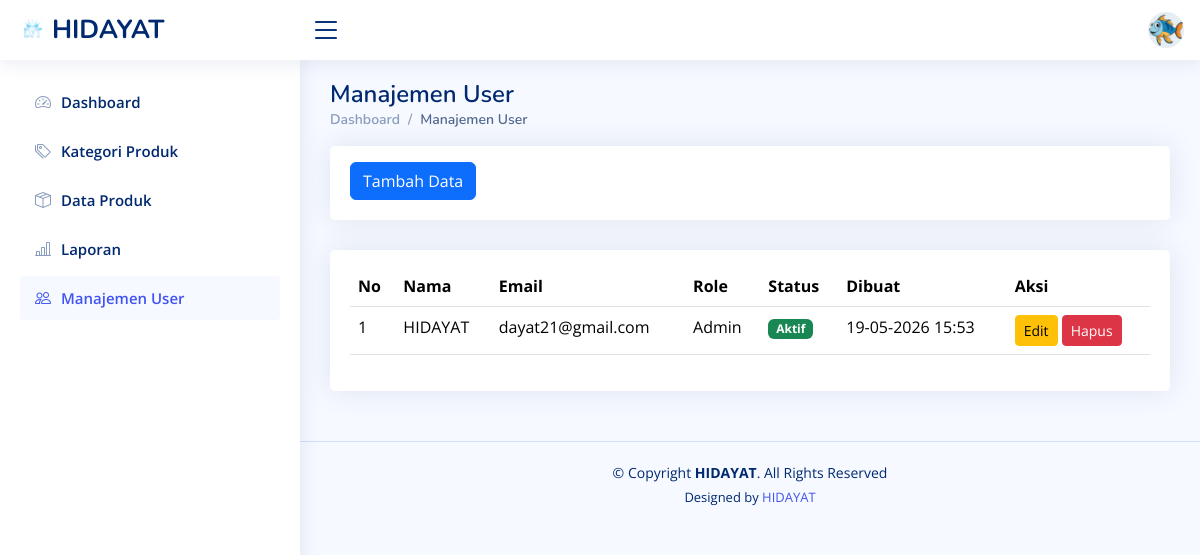
Page /user.php (signed in) on the committed database.
### tables this page shows
CREATE TABLE `users` (
  `id` int(11) NOT NULL,
  `name` varchar(100) DEFAULT NULL,
  `email` varchar(100) DEFAULT NULL,
  `password` varchar(255) DEFAULT NULL,
  `role` enum('admin','staff') NOT NULL DEFAULT 'staff',
  `is_active` tinyint(1) NOT NULL DEFAULT 1,
  `created_at` timestamp NOT NULL DEFAULT current_timestamp()
);

### user.php (the view, shortened to what this page needs)
<!DOCTYPE html>
<html lang="en">
<head>
  <link href="assets/vendor/bootstrap/css/bootstrap.min.css" rel="stylesheet">
  <link href="assets/vendor/bootstrap-icons/bootstrap-icons.css" rel="stylesheet">
  <link href="assets/vendor/boxicons/css/boxicons.min.css" rel="stylesheet">
  <link href="assets/vendor/quill/quill.snow.css" rel="stylesheet">
  <link href="assets/vendor/quill/quill.bubble.css" rel="stylesheet">
  <link href="assets/vendor/remixicon/remixicon.css" rel="stylesheet">
  <link href="assets/vendor/simple-datatables/style.css" rel="stylesheet">
  <link href="assets/css/style.css" rel="stylesheet">
</head>
<body>
  <header id="header" class="header fixed-top d-flex align-items-center">
    <div class="d-flex align-items-center justify-content-between">
      <a href="index.php" class="logo d-flex align-items-center">
        <img src="assets/img/logo.png" alt="">
        <span class="d-none d-lg-block">HIDAYAT</span>
      </a>
      <i class="bi bi-list toggle-sidebar-btn"></i>
    </div>
    <nav class="header-nav ms-auto">
      <ul class="d-flex align-items-center">
        <li class="nav-item dropdown pe-3">
          <a class="nav-link nav-profile d-flex align-items-center pe-0"
            href="#"
            data-bs-toggle="dropdown">
            <img
              src="assets/img/ikan.png"
              alt="Profile"
              class="rounded-circle" />
          </a>
        </li>
      </ul>
    </nav>
  </header>
  <aside id="sidebar" class="sidebar">
    <ul class="sidebar-nav" id="sidebar-nav">
      <li class="nav-item">
        <a class="nav-link collapsed" href="index.php">
          <i class="bi bi-speedometer2"></i>
          <span>Dashboard</span>
        </a>
      </li>
      <li class="nav-item">
        <a class="nav-link collapsed" href="kategori_produk.php">
          <i class="bi bi-tags"></i>
          <span>Kategori Produk</span>
        </a>
      </li>
      <li class="nav-item">
        <a class="nav-link collapsed" href="data_produk.php">
          <i class="bi bi-box-seam"></i>
          <span>Data Produk</span>
        </a>
      </li>
      <li class="nav-item">
        <a class="nav-link collapsed" href="laporan.php">
          <i class="bi bi-bar-chart-line"></i>
          <span>Laporan</span>
        </a>
      </li>
      <li class="nav-item">
        <a class="nav-link " href="user.php">
          <i class="bi bi-people"></i>
          <span>Manajemen User</span>
        </a>
      </li>
    </ul>
  </aside>
  <main id="main" class="main">
    <div class="pagetitle">
      <h1>Manajemen User</h1>
      <nav>
        <ol class="breadcrumb">
          <li class="breadcrumb-item"><a href="index.php">Dashboard</a></li>
          <li class="breadcrumb-item active">Manajemen User</li>
        </ol>
      </nav>
    </div>
    <section class="section">
      <div class="row">
        <div class="col-lg-12">
          <div class="card">
            <div class="card-body mt-3">
              <a href="t_user.php" class="btn btn-primary"> Tambah Data</a>
            </div>
          </div>
        </div>
      </div>
      <section class="section">
        <div class="row">
          <div class="col-lg-12">
            <div class="card">
              <div class="card-body mt-3">
                <table class="table datatable">
                  <thead>
                    <tr>
                      <th>No</th>
                      <th>Nama</th>
                      <th>Email</th>
                      <th>Role</th>
                      <th>Status</th>
                      <th>Dibuat</th>
                      <th>Aksi</th>
                    </tr>
                  </thead>
                  <tbody>
                    <?php
                    include "koneksi.php";
                    $no = 1;
                    $sql = mysqli_query($conn, "SELECT * FROM users");
                    while ($data = mysqli_fetch_array($sql)) {
                    ?>
                      <tr>
                        <td><?php echo $no++; ?></td>
                        <td><?php echo $data['name']; ?></td>
                        <td><?php echo $data['email']; ?></td>
                        <td><?php echo ucfirst($data['role']); ?></td>
                        <td>
                          <?php
                          if ($data['is_active'] == 1) {
                            echo '<span class="badge bg-success">Aktif</span>';
                          } else {
                            echo '<span class="badge bg-danger">Nonaktif</span>';
                          }
                          ?>
                        </td>
                        <td>
                          <?php echo date('d-m-Y H:i', strtotime($data['created_at'])); ?>
                        </td>
                        <td>
                          <a href="e_user.php?id=<?php echo $data['id']; ?>"
                            class="btn btn-warning btn-sm">
                            Edit
                          </a>
                          <a href="h_user.php?id=<?php echo $data['id']; ?>"
                            class="btn btn-danger btn-sm"
                            onclick="return confirm('Apakah Anda yakin ingin menghapus user ini?')">
                            Hapus
                          </a>
                        </td>
                      </tr>
                    <?php } ?>
                  </tbody>
                </table>
              </div>
            </div>
          </div>
        </div>
      </section>
  </main>
  <footer id="footer" class="footer">
    <div class="copyright">
      &copy; Copyright <strong><span>HIDAYAT</span></strong>. All Rights Reserved
    </div>
    <div class="credits">
      Designed by <a href="https://www.tiktok.com/@iilhamlna?_r=1&_t=ZS-96MCzT31Fnm">HIDAYAT</a>
    </div>
  </footer>
</body>
</html>

### assets/css/style.css (style rules this page uses)
:root { scroll-behavior: smooth; }
body { font-family: "Open Sans", sans-serif; background: #f6f9ff; color: #444444; }
a { color: #4154f1; text-decoration: none; }
h1, h2, h3, h4, h5, h6 { font-family: "Nunito", sans-serif; }
#main { margin-top: 60px; padding: 20px 30px; transition: all 0.3s; }
.pagetitle { margin-bottom: 10px; }
.pagetitle h1 { font-size: 24px; margin-bottom: 0; font-weight: 600; color: #012970; }
.card { margin-bottom: 30px; border: none; border-radius: 5px; box-shadow: 0px 0 30px rgba(1, 41, 112, 0.1); }
.card-body { padding: 0 20px 20px 20px; }
.breadcrumb { font-size: 14px; font-family: "Nunito", sans-serif; color: #899bbd; font-weight: 600; }
.breadcrumb a { color: #899bbd; transition: 0.3s; }
.breadcrumb .breadcrumb-item::before { color: #899bbd; }
.breadcrumb .active { color: #51678f; font-weight: 600; }
.logo { line-height: 1; }
@media (min-width: 1200px) { .logo { width: 280px; } }
.logo img { max-height: 26px; margin-right: 6px; }
.logo span { font-size: 26px; font-weight: 700; color: #012970; font-family: "Nunito", sans-serif; }
.header { transition: all 0.5s; z-index: 997; height: 60px; box-shadow: 0px 2px 20px rgba(1, 41, 112, 0.1); background-color: #fff; padding-left: 20px; }
.header .toggle-sidebar-btn { font-size: 32px; padding-left: 10px; cursor: pointer; color: #012970; }
.header-nav ul { list-style: none; }
.header-nav>ul { margin: 0; padding: 0; }
.header-nav .nav-profile { color: #012970; }
.header-nav .nav-profile img { max-height: 36px; }
.sidebar { position: fixed; top: 60px; left: 0; bottom: 0; width: 300px; z-index: 996; transition: all 0.3s; padding: 20px; overflow-y: auto; scrollbar-width: thin; scrollbar-color: #aab7cf transparent; box-shadow: 0px 0px 20px rgba(1, 41, 112, 0.1); background-color: #fff; }
@media (min-width: 1200px) { #main, #footer { margin-left: 300px; } }
.sidebar-nav { padding: 0; margin: 0; list-style: none; }
.sidebar-nav li { padding: 0; margin: 0; list-style: none; }
.sidebar-nav .nav-item { margin-bottom: 5px; }
.sidebar-nav .nav-link { display: flex; align-items: center; font-size: 15px; font-weight: 600; color: #4154f1; transition: 0.3; background: #f6f9ff; padding: 10px 15px; border-radius: 4px; }
.sidebar-nav .nav-link i { font-size: 16px; margin-right: 10px; color: #4154f1; }
.sidebar-nav .nav-link.collapsed { color: #012970; background: #fff; }
.sidebar-nav .nav-link.collapsed i { color: #899bbd; }
.footer { padding: 20px 0; font-size: 14px; transition: all 0.3s; border-top: 1px solid #cddfff; }
.footer .copyright { text-align: center; color: #012970; }
.footer .credits { padding-top: 5px; text-align: center; font-size: 13px; color: #012970; }

### rows in the picture
users: name "HIDAYAT", email "dayat21@gmail.com", role "Admin", is_active "Aktif", created_at "19-05-2026 15:53"
